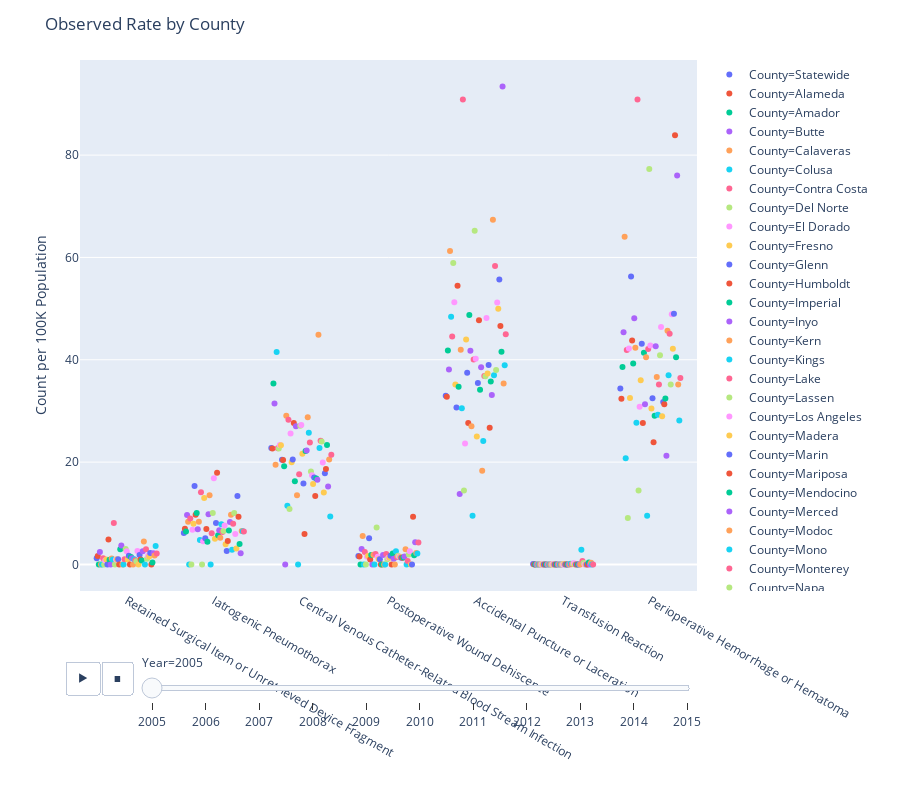

Notebook source saved alongside this figure:
### Markdown cell above
This may seem too chaotic at a glance - but with  Plotly we can isolate our highest counties in the previous graph *or* compare specific counties we're interested in to the **Statewide** numbers, then we can begin to see trends in the data.

### Code cell
# Plotting.

fig = px.strip(adv, x='PSIDescription', y='ObsRate', color='County', 
               animation_frame='Year')

# Layout adjustments.

fig.update_layout(title='Observed Rate by County', xaxis_title='',
                 yaxis_title='Count per 100K Population', height=800)

fig.show()
